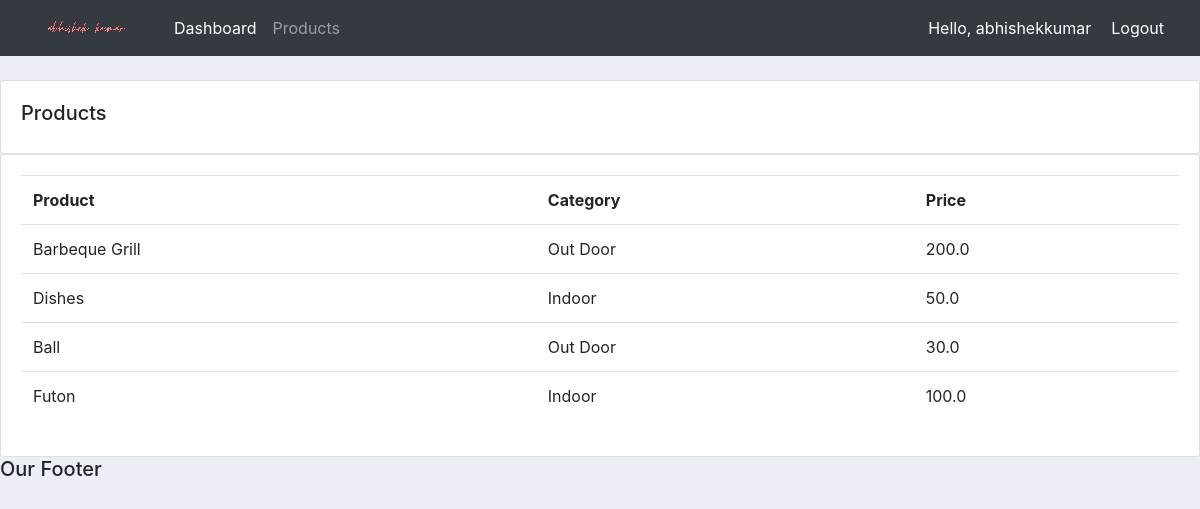
Screenshot of /products/ (signed in) with the database file from the repository.
### accounts/models.py (models this page shows, shortened)
class Product(models.Model):
	CATEGORY = (
			('Indoor', 'Indoor'),
			('Out Door', 'Out Door'),
			)
	name = models.CharField(max_length=200, null=True)
	price = models.FloatField(null=True)
	category = models.CharField(max_length=200, null=True, choices=CATEGORY)
	description = models.CharField(max_length=200, null=True, blank=True)
	date_created = models.DateTimeField(auto_now_add=True, null=True)
	tags = models.ManyToManyField(Tag)

### accounts/decorators.py (the view)
		def wrapper_func(request, *args, **kwargs):
			group = None
			if request.user.groups.exists():
				group = request.user.groups.all()[0].name
			if group in allowed_roles:
				return view_func(request, *args, **kwargs)
			else:
				return HttpResponse('You are not authorized to view this page')

### accounts/views.py (called while the page is built)
@login_required(login_url='login')
@allowed_users(allowed_roles=['admin'])
def products(request):
	products = Product.objects.all()
	return render(request, 'accounts/products.html', {'products':products})

### accounts/templates/accounts/products.html
{% extends 'accounts/main.html' %}
{% block content %}
<br>
		<div class="row">
			<div class="col-md">
				<div class="card card-body">
					<h5>Products</h5>
				</div>
				<div class="card card-body">
					<table class="table">
						<tr>
							<th>Product</th>
							<th>Category</th>
							<th>Price</th>
						</tr>
						{% for i in products %}
							<tr>
								<td>{{i.name}}</td>
								<td>{{i.category}}</td>
								<td>{{i.price}}</td>
							</tr>
						{% endfor %}
					</table>
				</div>
			</div>
		</div>
{% endblock %}

### accounts/templates/accounts/navbar.html (shortened to what this page needs)
{% load static %}
<nav class="navbar navbar-expand-lg navbar-dark bg-dark">
    <img src="{% static 'images/logo.png' %}">
    <div class="collapse navbar-collapse" id="navbarNav">
      <ul class="navbar-nav">
        {% if request.user.is_staff %}
        <li class="nav-item active">
          <a class="nav-link" href="{% url 'home' %}">Dashboard</a>
        </li>
        <li class="nav-item">
          <a class="nav-link" href="{% url 'products' %}">Products</a>
        </li>
        {% else %}
        <li class="nav-item">
        <a class="nav-link" href="{% url 'account' %}">Settings</a>
        </li>
        {% endif %}
      </ul>
    </div>
    <span class="hello-msg">Hello, {{request.user}} </span>
    <span><a class="hello-msg" href="{% url 'logout' %}">Logout</a></span>
  </nav>

### static/css/main.css (style rules this page uses)
body { background-color: #ebeff5; }

### accounts/templates/accounts/navbar.html (style rules this page uses)
.hello-msg { font-size: : 18px; color: #fff; margin-right: 20px; }

### rows the page displays
Product: name "Barbeque Grill", category "Out Door", price "200.0"
Product: name "Dishes", category "Indoor", price "50.0"
Product: name "Ball", category "Out Door", price "30.0"
Product: name "Futon", category "Indoor", price "100.0"

### other values shown
{{ request.user }} "abhishekkumar"
